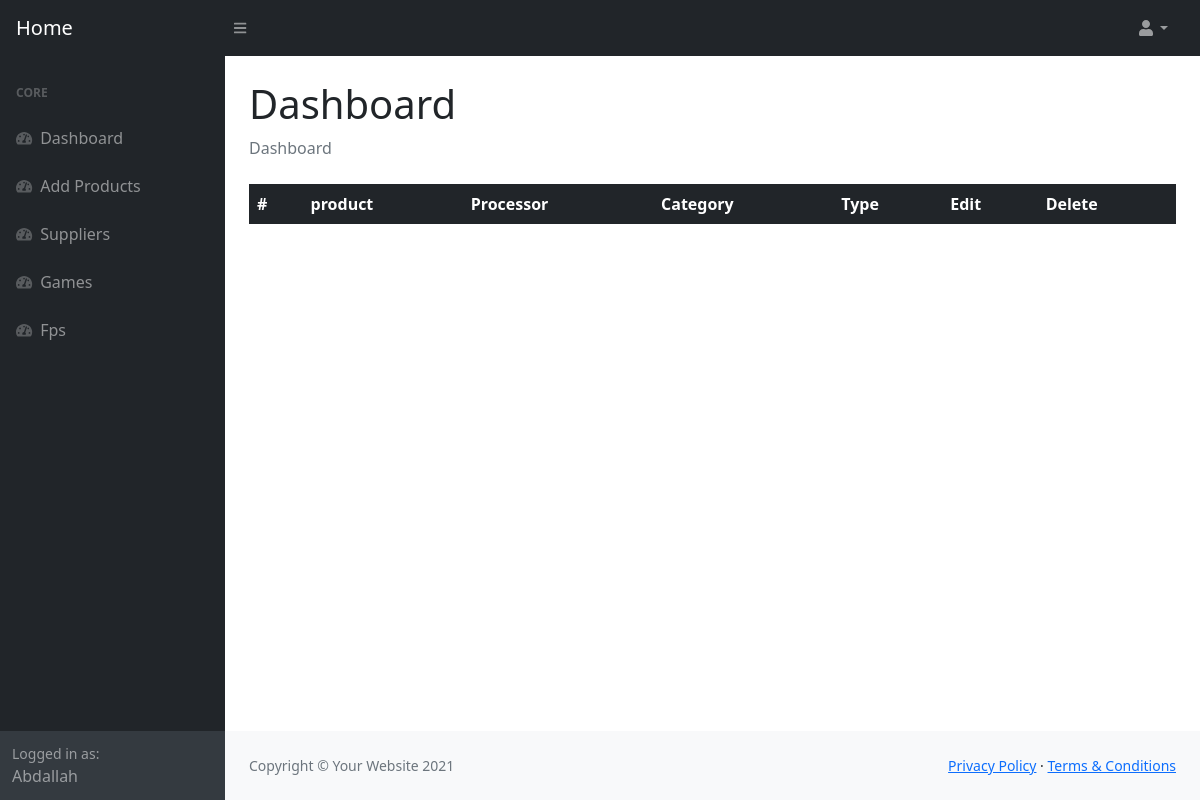
Before: /dashboard/ (signed in) with the older database file.
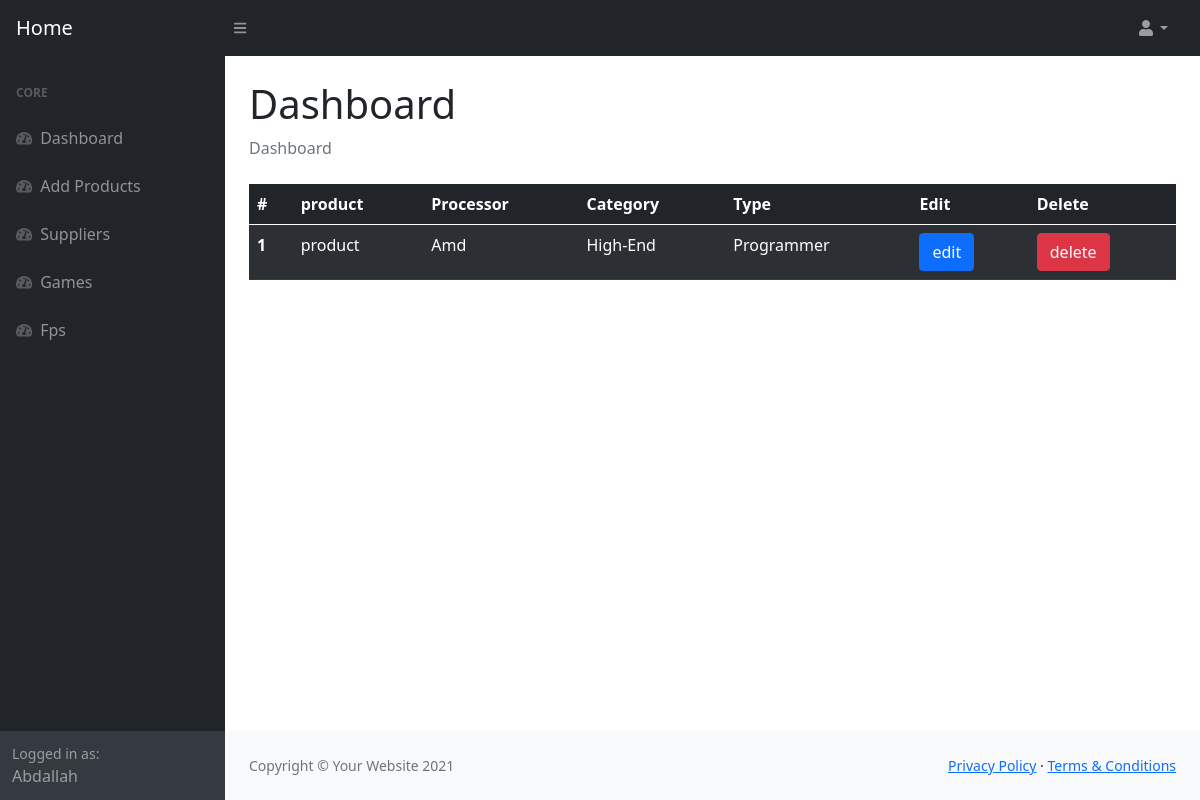
After: the same page with the newer database file.
### Tech_Parts/models.py (models this page shows, shortened)
class Product(models.Model):
    name=models.CharField(max_length=100)
    filter=models.ForeignKey(Product_Filter,default=1,on_delete=models.CASCADE)
    image=models.CharField(max_length=3000)
    price=models.PositiveIntegerField(default=0)
    category=models.ForeignKey(Category,default=1,null=True,on_delete=models.SET_NULL)
    processor=models.ManyToManyField(Processor)
    type=models.ForeignKey(Type,default=6,null=True,on_delete=models.SET_NULL)
    details=HTMLField()
    code=models.CharField(max_length=100,blank=True)
    slug=models.SlugField(blank=True,max_length=100,unique=True)
    date_modified=models.DateTimeField(auto_now=True)

class Processor(models.Model):
    name=models.CharField(max_length=50)
    image=models.CharField(max_length=3000)
    def __str__(self):
        return self.name

class Category(models.Model):
    name=models.CharField(max_length=50)

class Type(models.Model):
    name=models.CharField(max_length=50)
    li=models.CharField(max_length=100)

### Tech_Parts/views.py (the view)
# urls.py: path("dashboard/",views.dashboard,name="dashboard"),
@login_required
def dashboard(request):
    products=Product.objects.all().order_by("category")
    if not request.user.is_superuser:
        messages.error(request,"you dont have permission to add products")
        return redirect(reverse("home:home"))
    context={"products":products}
    return render(request,"dashboard/index.html",context)

### templates/dashboard/index.html (shortened to what the changed rows need)
{% load static %}
<!DOCTYPE html>
<html lang="en">
    <head>
        <link href="https://cdn.jsdelivr.net/npm/simple-datatables@latest/dist/style.css" rel="stylesheet" />
        <link href="{% static 'dashboard/css/styles.css'  %}" rel="stylesheet" />
    </head>
    <body class="sb-nav-fixed">
        <div id="layoutSidenav">
            <div id="layoutSidenav_content">
                <main>
                    <div class="container-fluid px-4">
                        <h1 class="mt-4">Dashboard</h1>
                        <div >
                            <table class="table table-striped table-dark" >
                                <thead>
                                  <tr>
                                    <th scope="col">#</th>
                                    <th scope="col">product</th>
                                    <th scope="col">Processor</th>
                                    <th scope="col">Category</th>
                                    <th scope="col">Type</th>
                                    <th scope="col">Edit</th>
                                    <th scope="col">Delete</th>
                                  </tr>
                                </thead>
                                <tbody>
                                    {% for i in products %}
                                  <tr>
                                    <th scope="row">{{forloop.counter}}</th>
                                    <td>{{i.name}}</td>
                                    {% if i.processor.count == 2 %}
                                    <td>Amd-Intel</td>
                                    {% else %}
                                    <td>{{i.processor.first}}</td>
                                    {% endif %}
                                    <td>{{i.category.name}}</td>
                                    <td>{{i.type.name}}</td>
                                    <td> <a href="{% url 'home:edit' slug=i.slug %}" type="button" class="btn btn-primary">
                                       edit
                                       </a></td>
                                    <td>
                                        <button type="button" class="btn btn-danger" data-bs-toggle="modal" data-bs-target="#exampleModal-{{i.id}}">
                                         delete
                                        </button>
                                        </td>
                                  </tr>
                                  {% endfor %}
                                </tbody>
                              </table>
                        </div>
                    </div>
                </main>
            </div>
        </div>
    </body>
</html>

Changed rows visible on the page:
added Product: name "product", processor.first "Amd", category.name "High-End", type.name "Programmer"
